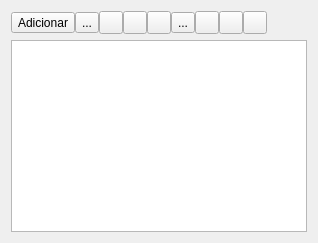
      <widget class="QWidget" name="tabStages">
       <attribute name="title">
        <string>Etapas</string>
       </attribute>
       <layout class="QVBoxLayout" name="verticalLayout">
        <item>
         <layout class="QHBoxLayout" name="horizontalLayout_2">
          <property name="spacing">
           <number>0</number>
          </property>
          <property name="sizeConstraint">
           <enum>QLayout::SetNoConstraint</enum>
          </property>
          <property name="topMargin">
           <number>0</number>
          </property>
          <item>
           <widget class="QToolButton" name="btAdd">
            <property name="text">
             <string>Adicionar</string>
            </property>
            <property name="icon">
             <iconset>
              <normalon>:/Icons/Icons/add.png</normalon>
             </iconset>
            </property>
           </widget>
          </item>
          <item>
           <widget class="QToolButton" name="btRemove">
            <property name="text">
             <string>...</string>
            </property>
            <property name="icon">
             <iconset>
              <normalon>:/Icons/Icons/del.png</normalon>
             </iconset>
            </property>
           </widget>
          </item>
          <item>
           <widget class="QToolButton" name="btSave">
            <property name="text">
             <string/>
            </property>
            <property name="icon">
             <iconset>
              <normalon>:/Icons/Icons/save.png</normalon>
             </iconset>
            </property>
           </widget>
          </item>
          <item>
           <widget class="QToolButton" name="btLoad">
            <property name="text">
             <string/>
            </property>
            <property name="icon">
             <iconset>
              <normalon>:/Icons/Icons/load.png</normalon>
             </iconset>
            </property>
           </widget>
          </item>
          <item>
           <widget class="QToolButton" name="btStart">
            <property name="text">
             <string/>
            </property>
            <property name="icon">
             <iconset>
              <normalon>:/Icons/Icons/play.png</normalon>
             </iconset>
            </property>
           </widget>
          </item>
          <item>
           <widget class="QToolButton" name="btStop">
            <property name="text">
             <string>...</string>
            </property>
            <property name="icon">
             <iconset>
              <normalon>:/Icons/Icons/stop.png</normalon>
             </iconset>
            </property>
           </widget>
          </item>
          <item>
           <widget class="QToolButton" name="btPause">
            <property name="text">
             <string/>
            </property>
            <property name="icon">
             <iconset>
              <normalon>:/Icons/Icons/pause.png</normalon>
             </iconset>
            </property>
           </widget>
          </item>
          <item>
           <widget class="QToolButton" name="btPrev">
            <property name="text">
             <string/>
            </property>
            <property name="icon">
             <iconset>
              <normalon>:/Icons/Icons/prev.png</normalon>
             </iconset>
            </property>
           </widget>
          </item>
          <item>
           <widget class="QToolButton" name="btNext">
            <property name="text">
             <string/>
            </property>
            <property name="icon">
             <iconset>
              <normalon>:/Icons/Icons/next.png</normalon>
             </iconset>
            </property>
           </widget>
          </item>
          <item>
           <spacer name="horizontalSpacer">
            <property name="orientation">
             <enum>Qt::Horizontal</enum>
            </property>
            <property name="sizeHint" stdset="0">
             <size>
              <width>40</width>
              <height>20</height>
             </size>
            </property>
           </spacer>
          </item>
         </layout>
        </item>
        <item>
         <widget class="QTableView" name="tableView_Stages">
          <property name="selectionBehavior">
           <enum>QAbstractItemView::SelectRows</enum>
          </property>
         </widget>
        </item>
       </layout>
      </widget>
